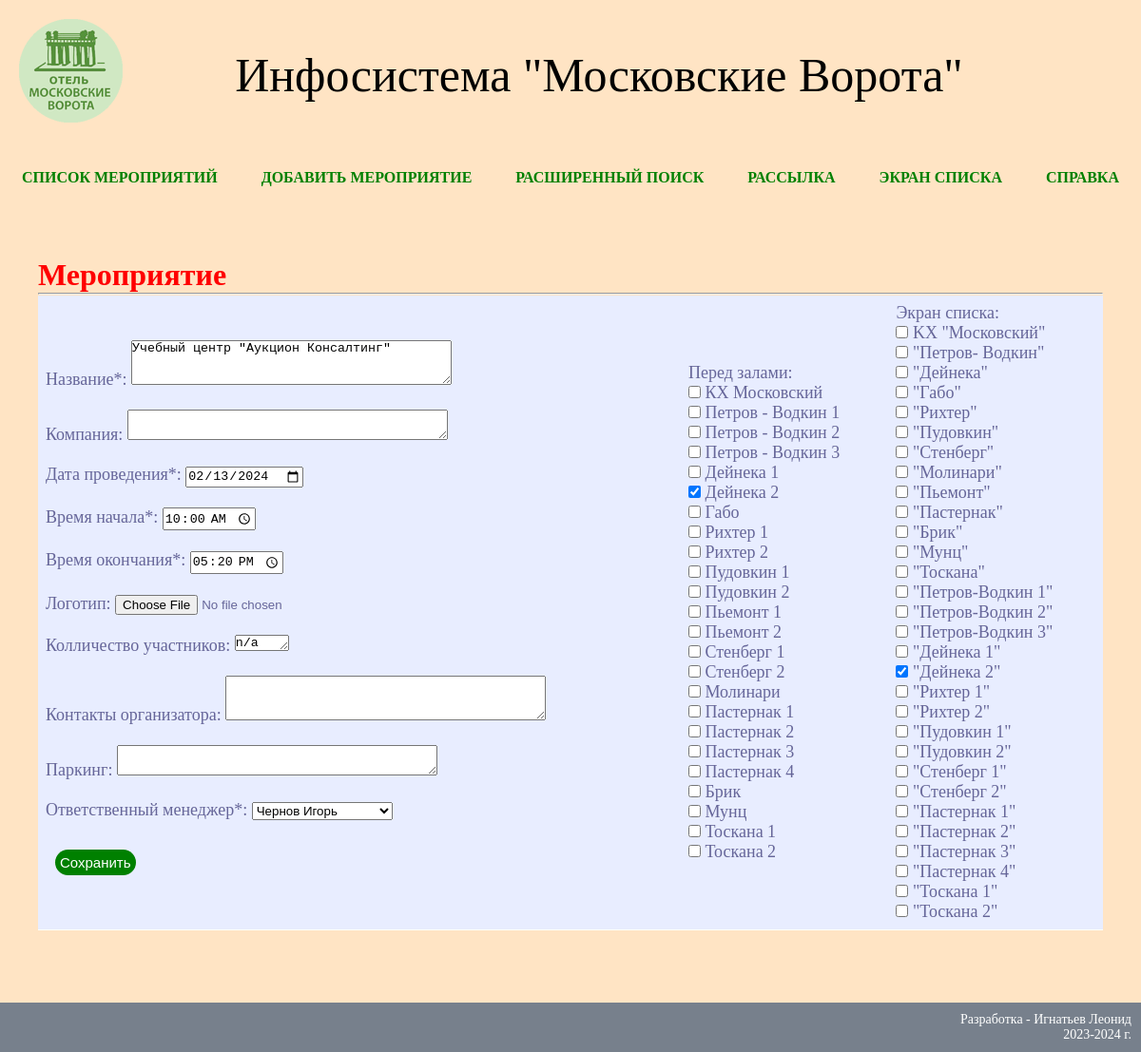
The page /events/36/edit/ on the database its author committed.
### events/models.py (models this page shows, shortened)
class Event(models.Model):
    title = models.CharField(max_length=255, verbose_name='Название мероприятия')
    description = models.TextField(null=True, verbose_name='Компания', blank=True)
    data = models.DateField(default=(datetime.now() + timedelta(days=1)), verbose_name='Дата проведения')
    begin_time = models.TimeField(default="09:00", verbose_name='Время начала')
    finish_time = models.TimeField(default="18:00", verbose_name='Время окончания')
    logo = models.FileField(upload_to="images/", verbose_name='Logo', blank=True)
    room = models.ManyToManyField(Halls, through='Location', verbose_name='Зал', blank=True)
    room_in_list = models.ManyToManyField(HallList, through='LocList', verbose_name='Отображение в списке', blank=True)
    quantity = models.CharField(max_length=5, default="n/a", verbose_name="Колличество участников")
    contact = models.TextField(null=True, verbose_name="Контакт организатора", blank=True)
    parking = models.CharField(max_length=255, verbose_name="Парковка", blank=True)
    responce = models.ForeignKey(Manager, on_delete=models.CASCADE, verbose_name="Ответственный")
    class Meta:
        verbose_name = 'Мероприятие'
        verbose_name_plural = 'Мероприятия'

### events/views.py (the view)
# urls.py: path('<int:pk>/edit/', EventUpdate.as_view(), name='event_update'),
class EventUpdate(UpdateView):
    form_class = EventForm
    model = Event
    template_name = 'event_edit.html'
    raise_exception = True

### events/forms.py
class EventForm(forms.ModelForm):
    class Meta:
        model = Event
        fields = [
            'title',
            'description',
            'data',
            'begin_time',
            'finish_time',
            'logo',
            'room',
            'room_in_list',
            'quantity',
            'contact',
            'parking',
            'responce'
        ]
        widgets = {"data": DateInput(format='%Y-%m-%d', attrs={'type': 'date'}, ),
                   "begin_time": TimeInput(format='%H:%M:%S', attrs={'type': 'time'}, ),
                   "finish_time": TimeInput(format='%H:%M:%S', attrs={'type': 'time'}, ),
                   "title": forms.Textarea(attrs={'rows': 3}),
                   'description': forms.Textarea(attrs={'rows': 2}),
                   'quantity': forms.Textarea(attrs={'rows': 1, 'cols': 5}),
                   'contact': forms.Textarea(attrs={'rows': 3}),
                   'parking': forms.Textarea(attrs={'rows': 2}),
                   'room': forms.CheckboxSelectMultiple(),
                   'room_in_list': forms.CheckboxSelectMultiple()
                   }

### events/models.py (called while the page is built)
    def __str__(self):
        return self.hall_name

    def __str__(self):
        return self.name_in_list

    def __str__(self):
        return self.name

### events/templates/event_edit.html (shortened to what this page needs)
{% extends 'flatpages/default.html' %}
{% block content %}
<h1>Мероприятие</h1>
<hr>
<form enctype="multipart/form-data" method="post">
    <table id='edit_table'>
        <tr>
            <td>
                <label>Название*: </label> {{ form.title }} <br><br>
                <label>Компания: </label>{{ form.description }} <br><br>
                <label>Дата проведения*: </label>{{ form.data }} <br><br>
                <label>Время начала*: </label>{{ form.begin_time }} <br><br>
                <label>Время окончания*: </label>{{ form.finish_time }} <br><br>
                <label>Логотип: </label>   {{ form.logo }} <br><br>
                <label>Колличество участников: </label>{{ form.quantity }} <br><br>
                <label>Контакты организатора: </label>{{ form.contact }} <br><br>
                <label>Паркинг: </label>{{ form.parking }} <br><br>
                <label>Ответственный менеджер*: </label>{{ form.responce }} <br><br>
                <button type="submit" id="row_button">Сохранить</button>
            </td>
            <td>
                <label>Перед залами: </label> <br>
                {{ form.room }}
            </td>
            <td >
                <label>Экран списка: </label><br> {{ form.room_in_list }}
            </td>
        </tr>
    </table><br><br>
</form>
{% endblock content %}

### events/static/css/style.css (style rules this page uses)
* { margin: 0; padding: 0; }
h1 { color: red; font-family: EBGaramond08; margin: 15px 0px 0px 0px; }
.body { background-color: bisque; display: flex; flex-direction: column; min-height: 100vh; }
#edit_table { border-collapse: collapse; width: 100%; }
#edit_table td { background: #e8edff; border-bottom: 1px solid white; color: #669; border-top: 1px solid transparent; padding: 8px; font-size: 18px; }
#row_button { margin: 10px; border: 2px; border-radius: 100px; background: green; color: white; font-size: 15px; padding: 5px; }

### rows shown on the page
Event: title "Учебный центр \"Аукцион Консалтинг\"", data "02/13/2024", begin_time "10:00:00", finish_time "17:20:00", quantity "n/a", responce "Чернов Игорь"
